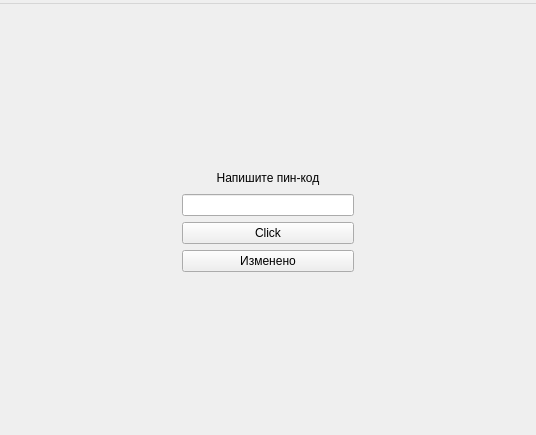
<?xml version="1.0" encoding="UTF-8"?>
<ui version="4.0">
 <class>MainWindow</class>
 <widget class="QMainWindow" name="MainWindow">
  <property name="geometry">
   <rect>
    <x>0</x>
    <y>0</y>
    <width>536</width>
    <height>435</height>
   </rect>
  </property>
  <property name="windowTitle">
   <string>PassManager</string>
  </property>
  <widget class="QWidget" name="centralwidget">
   <layout class="QGridLayout" name="gridLayout">
    <item row="3" column="1">
     <widget class="QPushButton" name="pushButton">
      <property name="text">
       <string>Click</string>
      </property>
     </widget>
    </item>
    <item row="1" column="1">
     <widget class="QLabel" name="label">
      <property name="layoutDirection">
       <enum>Qt::RightToLeft</enum>
      </property>
      <property name="text">
       <string>Напишите пин-код</string>
      </property>
      <property name="alignment">
       <set>Qt::AlignCenter</set>
      </property>
     </widget>
    </item>
    <item row="0" column="1">
     <spacer name="verticalSpacer">
      <property name="orientation">
       <enum>Qt::Vertical</enum>
      </property>
      <property name="sizeHint" stdset="0">
       <size>
        <width>20</width>
        <height>40</height>
       </size>
      </property>
     </spacer>
    </item>
    <item row="2" column="2">
     <spacer name="horizontalSpacer_2">
      <property name="orientation">
       <enum>Qt::Horizontal</enum>
      </property>
      <property name="sizeHint" stdset="0">
       <size>
        <width>40</width>
        <height>20</height>
       </size>
      </property>
     </spacer>
    </item>
    <item row="5" column="1">
     <spacer name="verticalSpacer_2">
      <property name="orientation">
       <enum>Qt::Vertical</enum>
      </property>
      <property name="sizeHint" stdset="0">
       <size>
        <width>20</width>
        <height>40</height>
       </size>
      </property>
     </spacer>
    </item>
    <item row="2" column="1">
     <widget class="QLineEdit" name="lineEdit">
      <property name="styleSheet">
       <string notr="true">true</string>
      </property>
      <property name="echoMode">
       <enum>QLineEdit::Password</enum>
      </property>
     </widget>
    </item>
    <item row="1" column="0">
     <spacer name="horizontalSpacer">
      <property name="orientation">
       <enum>Qt::Horizontal</enum>
      </property>
      <property name="sizeHint" stdset="0">
       <size>
        <width>40</width>
        <height>20</height>
       </size>
      </property>
     </spacer>
    </item>
    <item row="4" column="1">
     <widget class="QPushButton" name="debuggerPresentButton">
      <property name="enabled">
       <bool>true</bool>
      </property>
      <property name="text">
       <string>Изменено</string>
      </property>
     </widget>
    </item>
   </layout>
  </widget>
  <widget class="QMenuBar" name="menubar">
   <property name="geometry">
    <rect>
     <x>0</x>
     <y>0</y>
     <width>536</width>
     <height>25</height>
    </rect>
   </property>
   <widget class="QMenu" name="menu">
    <property name="title">
     <string/>
    </property>
    <addaction name="separator"/>
   </widget>
   <addaction name="menu"/>
  </widget>
 </widget>
 <resources/>
 <connections/>
</ui>
